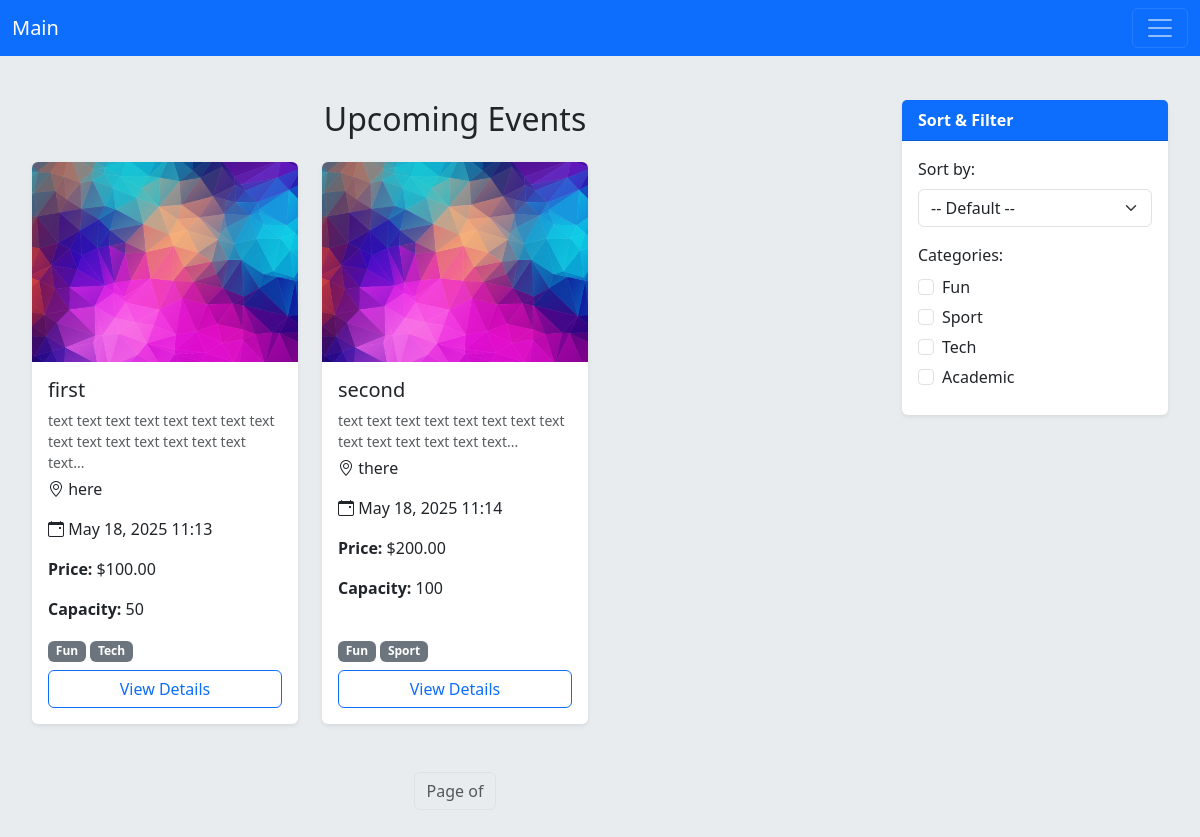
Page /events/ on the earlier database version.
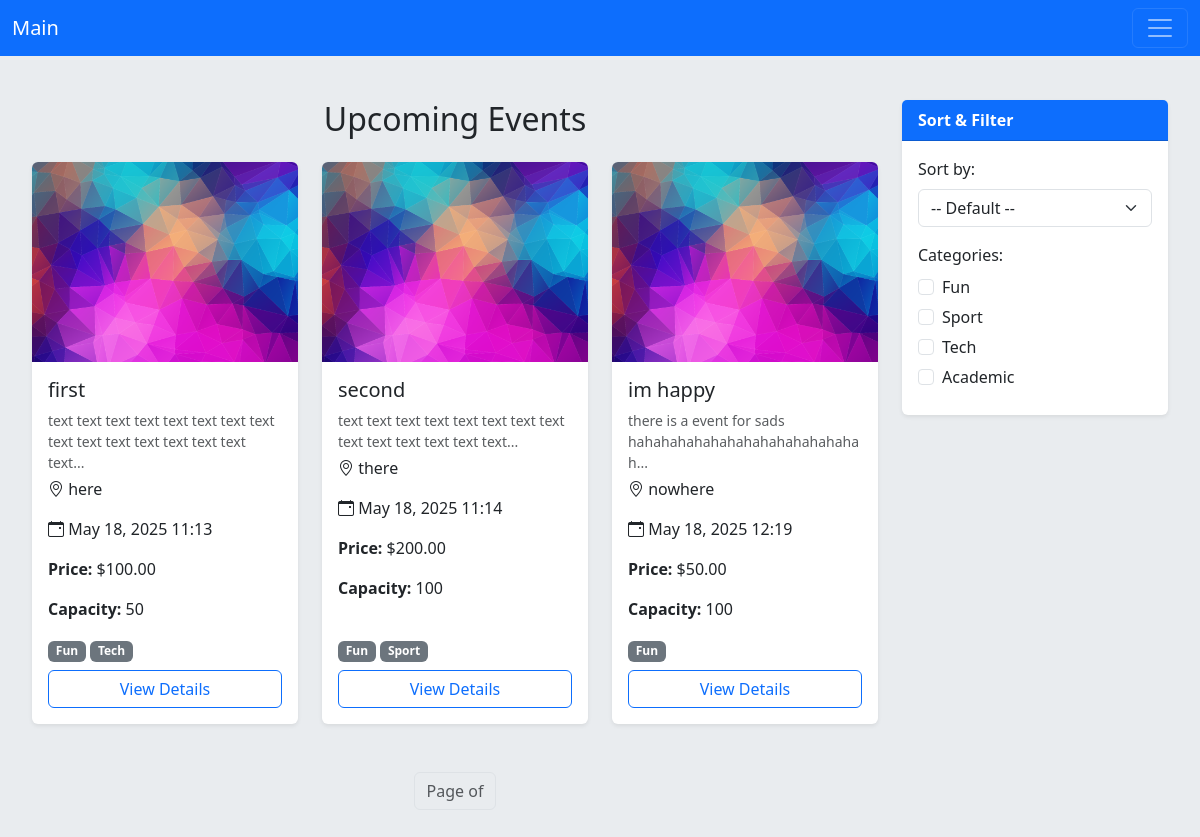
Same page on the later database version.
### events/models.py (models this page shows, shortened)
class Event(models.Model):
    name = models.CharField(max_length=255)
    description = models.TextField()
    start_date = models.DateTimeField()
    end_date = models.DateTimeField()
    location = models.CharField(max_length=255)
    price_per_ticket = models.DecimalField(max_digits=10, decimal_places=2)
    capacity = models.IntegerField()
    organizer = models.ForeignKey(User, on_delete=models.CASCADE, related_name='events')
    image = models.ImageField(upload_to='events/%Y/%m/%d/', null=True, blank=True)
    is_active = models.BooleanField(default=True)
    category = models.ManyToManyField(Category, related_name='events', default=0)

class Category(models.Model):
    name = models.CharField(max_length=255)
    slug = models.SlugField(max_length=255, unique=True, blank=True)

### events/views.py (the view)
# urls.py: path('', views.EventListView.as_view(), name='list'),
class EventListView(ListView):
    model = Event
    template_name = 'events/event_list.html'
    context_object_name = 'events'
    paginate_by = 6
    def get_queryset(self):
        queryset = super().get_queryset()
        order_by = self.request.GET.get('order_by')
        if order_by == 'price_asc':
            queryset = queryset.order_by('price_per_ticket')
        elif order_by == 'price_desc':
            queryset = queryset.order_by('-price_per_ticket')
        elif order_by == 'newest':
            queryset = queryset.order_by('start_date')
        elif order_by == 'oldest':
            queryset = queryset.order_by('-start_date')
        categories = self.request.GET.getlist('category')
        if categories:
            queryset = queryset.filter(category__slug__in=categories).distinct()
        return queryset
    def get_context_data(self, **kwargs):
        context = super().get_context_data(**kwargs)
        context['categories'] = Category.objects.all()
        context['selected_categories'] = self.request.GET.getlist('category')  # ✅ add this
        return context

### events/templates/events/event_list.html (shortened to what the changed rows need)
{% extends 'base.html' %}
{% load static %}
{% block body %}
<div class="container-fluid mt-4">
    <div class="row justify-content-center">
        <main class="col-md-9 order-2 order-md-1">
            <h2 class="text-center mb-4">Upcoming Events</h2>
            <div class="row">
                {% for event in events %}
                    <div class="col-md-6 col-lg-4 mb-4">
                        <div class="card h-100 border-0 shadow-sm">
                            <img src="{% if event.image %}{{ event.image.url }}{% else %}{% static 'events/images/default_event_image.webp' %}{% endif %}" class="card-img-top rounded-top" alt="{{ event.name }}" style="height: 200px; object-fit: cover;">
                            <div class="card-body d-flex flex-column">
                                <h5 class="card-title">{{ event.name }}</h5>
                                <p class="card-text text-muted small mb-1">{{ event.description|slice:":100" }}...</p>
                                <p class="card-text"><i class="bi bi-geo-alt"></i> {{ event.location }}</p>
                                <p class="card-text"><i class="bi bi-calendar-event"></i> {{ event.start_date|date:"M d, Y H:i" }}</p>
                                <p class="card-text"><strong>Price:</strong> ${{ event.price_per_ticket }}</p>
                                <p class="card-text"><strong>Capacity:</strong> {{ event.capacity }}</p>
                                <div class="mt-auto">
                                    <p class="mb-2">
                                        {% for category in event.category.all %}
                                            <span class="badge bg-secondary">{{ category.name }}</span>
                                        {% empty %}
                                            <span class="text-muted">No categories</span>
                                        {% endfor %}
                                    </p>
                                    <a href="{% url 'events:detail' event.id %}" class="btn btn-outline-primary w-100">View Details</a>
                                </div>
                            </div>
                        </div>
                    </div>
                {% empty %}
                    <div class="col-12">
                        <div class="alert alert-info text-center">No upcoming events available at the moment.</div>
                    </div>
                {% endfor %}
            </div>
        </main>
        <aside class="col-md-3 mb-4 order-1 order-md-2">
            <div class="card shadow-sm border-0 sticky-top" style="top: 20px;">
                <div class="card-body">
                    <form method="get" id="filterForm">
                        <div class="mb-2">
                            <div class="d-flex flex-column gap-1">
                                {% for category in categories %}
                                    <div class="form-check">
                                        <input class="form-check-input" type="checkbox" name="category" value="{{ category.slug }}"
                                            id="cat{{ forloop.counter }}"
                                            onchange="document.getElementById('filterForm').submit()">
                                        <label class="form-check-label" for="cat{{ forloop.counter }}">
                                            {{ category.name }}
                                        </label>
                                    </div>
                                {% endfor %}
                            </div>
                        </div>
                    </form>
                </div>
            </div>
        </aside>
    </div>
</div>
{% endblock %}

Differences in the rows shown:
added Event: name "im happy", description "there is a event for sads hahahahahahahahahahahahahahah", location "nowhere", start_date "May 18, 2025 12:19", price_per_ticket "50.00", capacity "100", Category (name "Fun")
